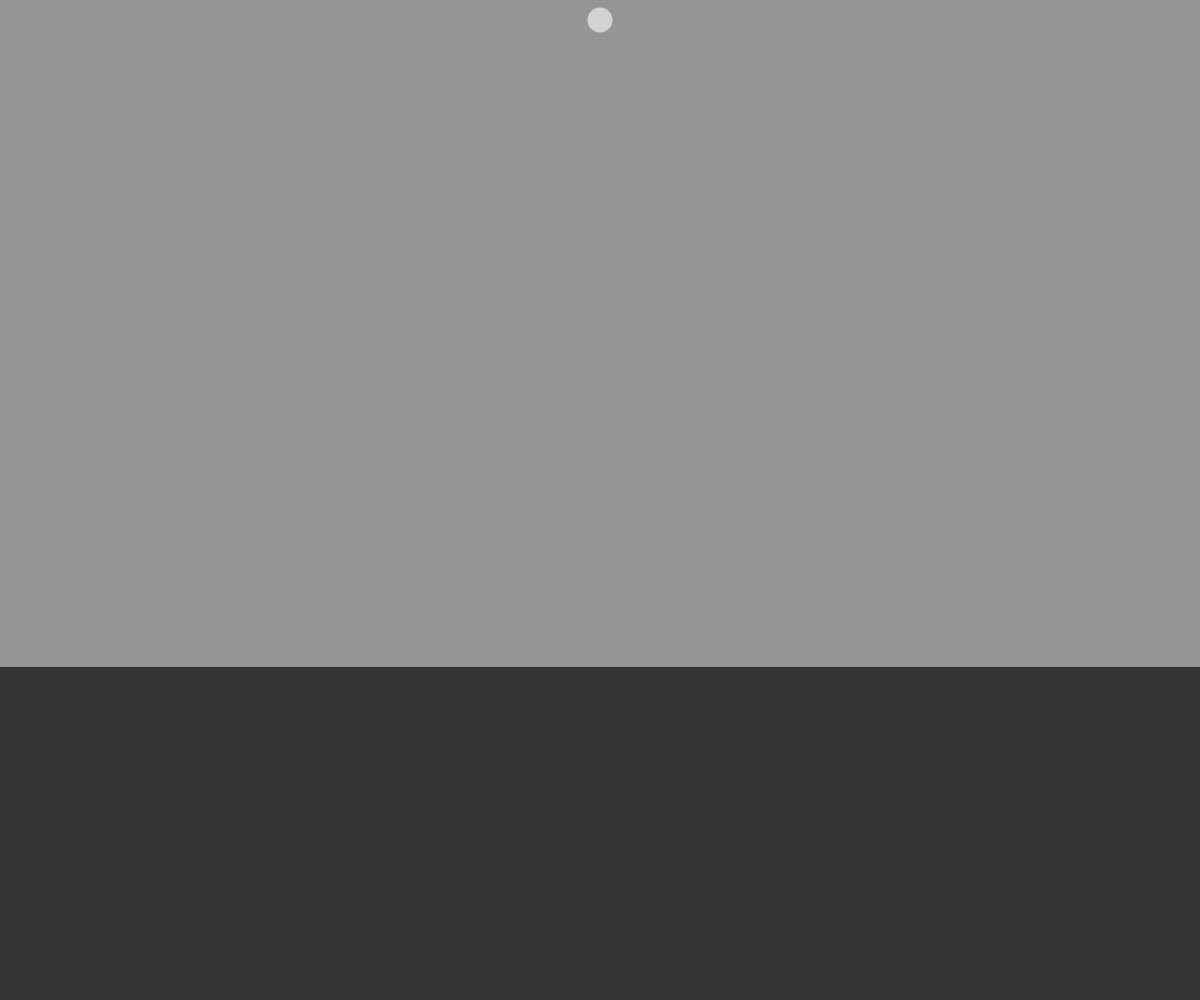
Frame 1 (no input)
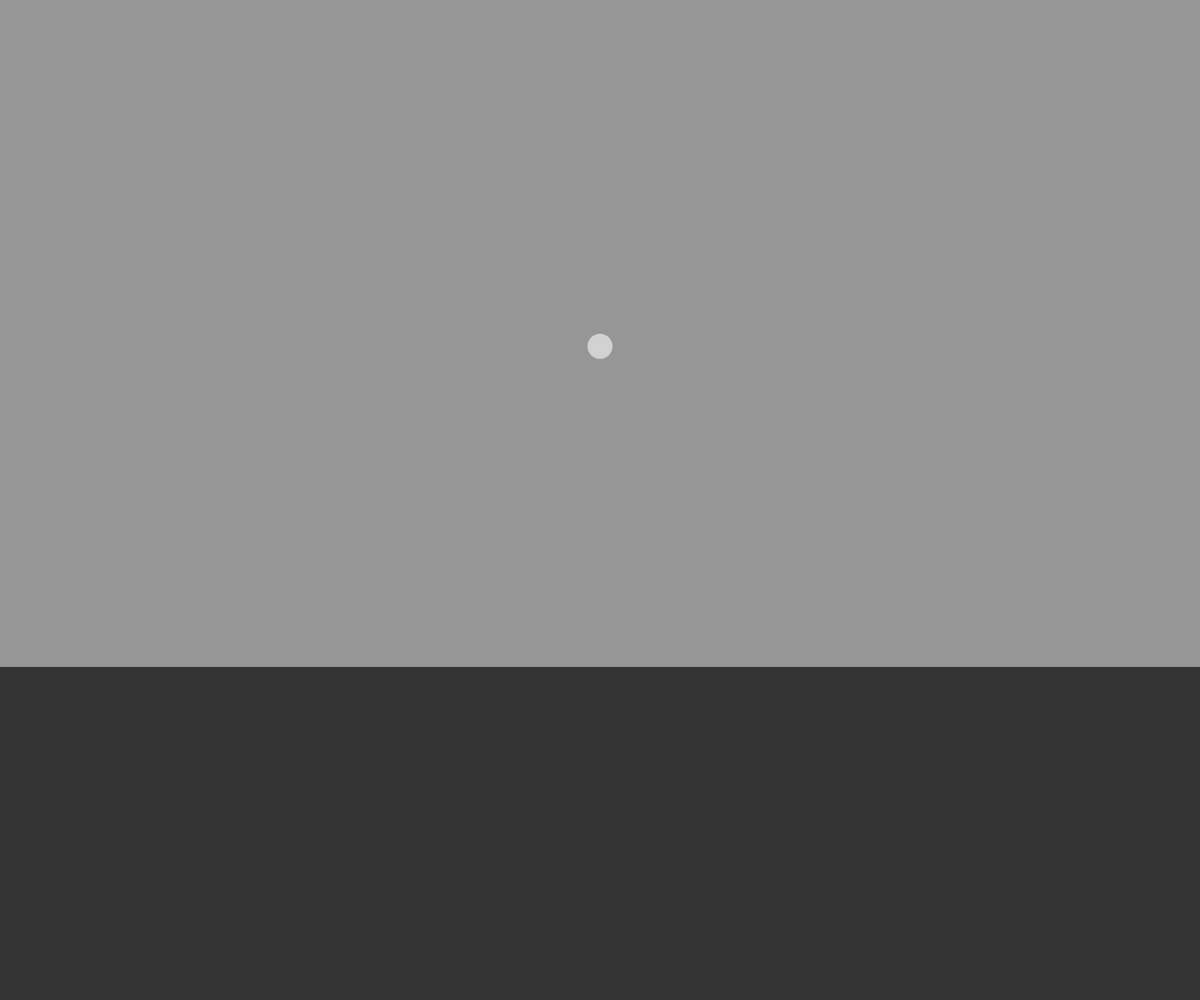
Frame 60 (no input)
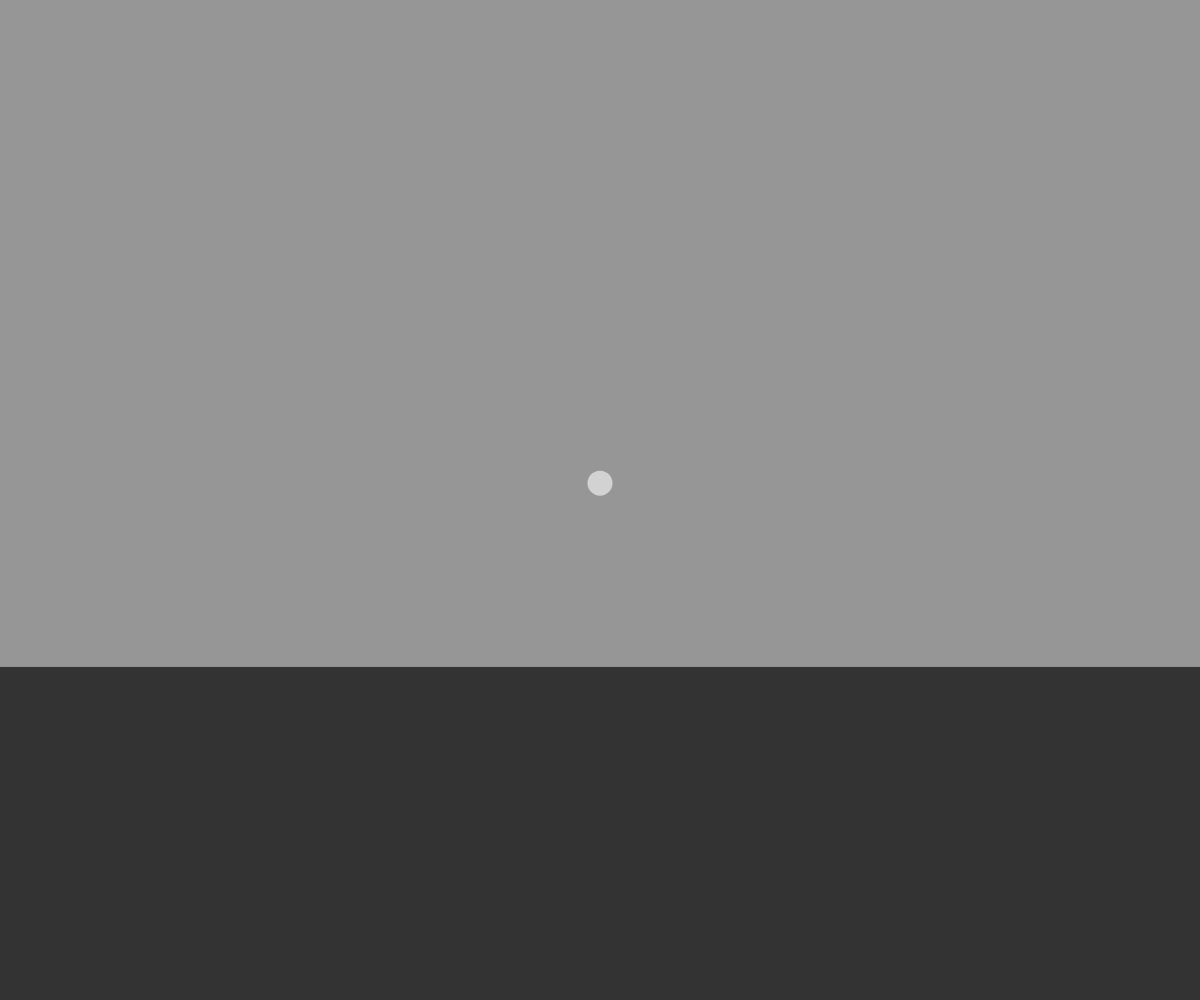
Frame 120 (the mouse pressed at the canvas centre since frame 60)

The p5.js sketch that drew these frames (run headless with seeded random() and noise() and a simulated clock; from frame 60 on, the mouse is pressed at the canvas centre):

// p5.js sketch
// ── sketch.js
"use strict";
var movers = [];
var fluids = [];

function setup() {
	createCanvas(window.innerWidth, window.innerHeight);

	movers.push(new Mover(2 * width / 4, 20, 5));

	fluids.push(new Fluid(0, 0, width, (2 * height) / 3, 0.00005, color(150)));
	fluids.push(new Fluid(0, (2 * height) / 3, width, height, 0.001, color(51)));
}

function draw() {
	background(255);

	var gravity = createVector(0, .3);

	movers.forEach((m) => {
		m.applyForce(gravity, true);

		fluids.forEach((f) => {
			if (f.contain(m)) f.applyDrag(m);
		});

	});

	if (mouseIsPressed) {
		var mouse = createVector(mouseX, mouseY);

		movers.forEach((m) => {
			var force = p5.Vector.sub(mouse, m.pos);

			force.setMag(5);
			if (mouseButton == CENTER) force.mult(-1);
			m.applyForce(force);
		});

	}

	fluids.forEach((f) => {
		f.show();
	});

	movers.forEach((m) => {
		m.update();
		m.show();
	});

}
// ── fluid.js
"use strict";
class Fluid {
  constructor(x1, y1, x2, y2, c, col) {
    this.start = createVector(x1, y1);
    this.end = createVector(x2, y2);
    this.c = c;
    this.col = col;
  }

  show() {
    fill(this.col);
    noStroke();
    rect(this.start.x, this.start.y, this.end.x, this.end.y);
  }

  contain(m) {
    return (m.pos.x > this.start.x && m.pos.x < this.end.x && m.pos.y > this.start.y && m.pos.y < this.end.y)
  }

  applyDrag(m) {
    var dForce = m.vel.copy();
    var speed = dForce.mag();
    var area = PI * pow(m.radius, 2);

    var str = this.c * pow(speed, 2) * area;

    dForce.setMag(str);
    dForce.mult(-1);

    m.applyForce(dForce);
  }
}
// ── mover.js
"use strict";
class Mover {

  static get radiusScl() {
    return 2.5;
  }

  constructor(x, y, mass) {
    this.pos = createVector(x, y);
    this.vel = createVector();
    this.acc = createVector();

    this.mass = mass;

    this.radius = this.mass * Mover.radiusScl;
  }

  applyForce(force, massless = false) {
    var newForce = force.copy();
    if (!massless)
      newForce.setMag(newForce.mag() / this.mass);
    this.acc.add(newForce);
  }

  update() {
    // Edges to bounce back
    if (this.pos.y + this.radius >= height) this.vel.y *= -1;
    if (this.pos.x + this.radius >= width) this.vel.x *= -1;
    if (this.pos.x - this.radius <= 0) this.vel.x *= -1;

    this.pos.add(this.vel);
    this.vel.add(this.acc);
    this.acc.mult(0);

    this.vel.mult(.9995);
  }

  show() {
    fill(210);
    noStroke();
    ellipse(this.pos.x, this.pos.y, this.radius * 2, this.radius * 2);
  }
}
